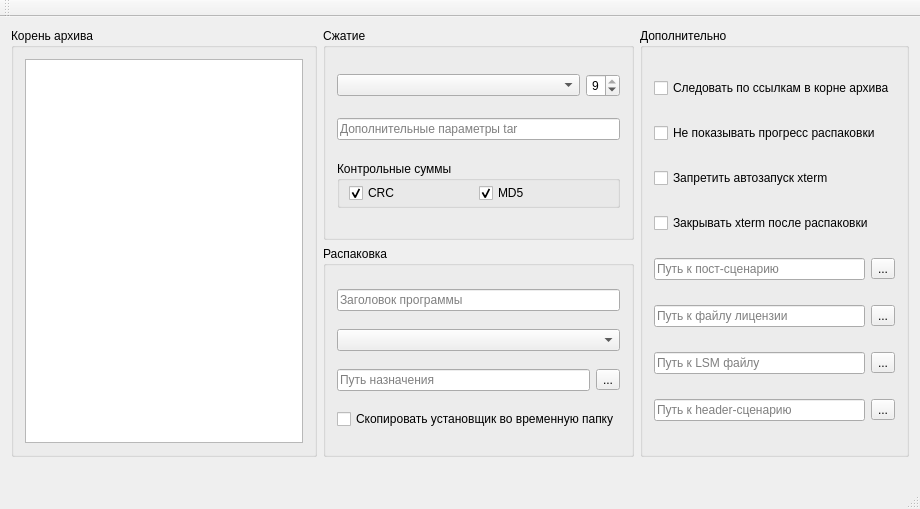
<?xml version="1.0" encoding="UTF-8"?>
<ui version="4.0">
 <class>QMakeSelf</class>
 <widget class="QMainWindow" name="QMakeSelf">
  <property name="geometry">
   <rect>
    <x>0</x>
    <y>0</y>
    <width>920</width>
    <height>509</height>
   </rect>
  </property>
  <property name="minimumSize">
   <size>
    <width>920</width>
    <height>509</height>
   </size>
  </property>
  <property name="maximumSize">
   <size>
    <width>920</width>
    <height>509</height>
   </size>
  </property>
  <property name="windowTitle">
   <string>QMakeSelf</string>
  </property>
  <widget class="QWidget" name="wCentral">
   <property name="minimumSize">
    <size>
     <width>920</width>
     <height>445</height>
    </size>
   </property>
   <property name="maximumSize">
    <size>
     <width>920</width>
     <height>451</height>
    </size>
   </property>
   <layout class="QHBoxLayout" name="horizontalLayout" stretch="2,1">
    <item>
     <widget class="QGroupBox" name="gbArhiveRoot">
      <property name="title">
       <string>Корень архива</string>
      </property>
      <layout class="QVBoxLayout" name="verticalLayout_4">
       <item>
        <widget class="QTreeView" name="tvArchiveRoot"/>
       </item>
      </layout>
     </widget>
    </item>
    <item>
     <layout class="QHBoxLayout" name="hl_params">
      <item>
       <layout class="QVBoxLayout" name="vl_main_params">
        <item>
         <widget class="QGroupBox" name="gbCompression">
          <property name="title">
           <string>Сжатие</string>
          </property>
          <layout class="QVBoxLayout" name="verticalLayout">
           <item>
            <layout class="QHBoxLayout" name="hl_comp" stretch="9,1">
             <item>
              <widget class="QComboBox" name="cbCompressionType"/>
             </item>
             <item>
              <widget class="QSpinBox" name="sbCompressionRatio">
               <property name="alignment">
                <set>Qt::AlignCenter</set>
               </property>
               <property name="buttonSymbols">
                <enum>QAbstractSpinBox::UpDownArrows</enum>
               </property>
               <property name="minimum">
                <number>1</number>
               </property>
               <property name="maximum">
                <number>9</number>
               </property>
               <property name="value">
                <number>9</number>
               </property>
              </widget>
             </item>
            </layout>
           </item>
           <item>
            <widget class="QLineEdit" name="leTarAdditional">
             <property name="placeholderText">
              <string>Дополнительные параметры tar</string>
             </property>
            </widget>
           </item>
           <item>
            <widget class="QGroupBox" name="gbSafeControl">
             <property name="title">
              <string>Контрольные суммы</string>
             </property>
             <layout class="QHBoxLayout" name="horizontalLayout_2">
              <property name="spacing">
               <number>2</number>
              </property>
              <property name="sizeConstraint">
               <enum>QLayout::SetMaximumSize</enum>
              </property>
              <property name="leftMargin">
               <number>9</number>
              </property>
              <property name="topMargin">
               <number>2</number>
              </property>
              <property name="bottomMargin">
               <number>2</number>
              </property>
              <item>
               <widget class="QCheckBox" name="cbCRC">
                <property name="text">
                 <string>CRC</string>
                </property>
                <property name="checked">
                 <bool>true</bool>
                </property>
               </widget>
              </item>
              <item>
               <widget class="QCheckBox" name="cbMD5">
                <property name="text">
                 <string>MD5</string>
                </property>
                <property name="checked">
                 <bool>true</bool>
                </property>
               </widget>
              </item>
             </layout>
            </widget>
           </item>
          </layout>
         </widget>
        </item>
        <item>
         <widget class="QGroupBox" name="gbUnpack">
          <property name="title">
           <string>Распаковка</string>
          </property>
          <layout class="QVBoxLayout" name="verticalLayout_2">
           <item>
            <widget class="QLineEdit" name="leLabel">
             <property name="placeholderText">
              <string>Заголовок программы</string>
             </property>
            </widget>
           </item>
           <item>
            <widget class="QComboBox" name="cbUnpackType"/>
           </item>
           <item>
            <layout class="QHBoxLayout" name="hl_extract_path" stretch="9,1">
             <item>
              <widget class="QLineEdit" name="leDestination">
               <property name="placeholderText">
                <string>Путь назначения</string>
               </property>
              </widget>
             </item>
             <item>
              <widget class="QToolButton" name="tbSelectPath">
               <property name="text">
                <string>...</string>
               </property>
               <property name="icon">
                <iconset resource="res.qrc">
                 <normaloff>:/pic/add.png</normaloff>:/pic/add.png</iconset>
               </property>
              </widget>
             </item>
            </layout>
           </item>
           <item>
            <widget class="QCheckBox" name="cbCopyToTemporary">
             <property name="text">
              <string>Скопировать установщик во временную папку</string>
             </property>
            </widget>
           </item>
          </layout>
         </widget>
        </item>
       </layout>
      </item>
      <item>
       <widget class="QGroupBox" name="gbAdditional">
        <property name="title">
         <string>Дополнительно</string>
        </property>
        <layout class="QVBoxLayout" name="verticalLayout_3">
         <item>
          <widget class="QCheckBox" name="cbFollowSymLinks">
           <property name="text">
            <string>Следовать по ссылкам в корне архива</string>
           </property>
          </widget>
         </item>
         <item>
          <widget class="QCheckBox" name="cbUnpackProgress">
           <property name="enabled">
            <bool>true</bool>
           </property>
           <property name="text">
            <string>Не показывать прогресс распаковки</string>
           </property>
           <property name="checked">
            <bool>false</bool>
           </property>
          </widget>
         </item>
         <item>
          <widget class="QCheckBox" name="cbXtermAuto">
           <property name="text">
            <string>Запретить автозапуск xterm</string>
           </property>
           <property name="checked">
            <bool>false</bool>
           </property>
          </widget>
         </item>
         <item>
          <widget class="QCheckBox" name="cbXtermClose">
           <property name="text">
            <string>Закрывать xterm после распаковки</string>
           </property>
           <property name="checked">
            <bool>false</bool>
           </property>
          </widget>
         </item>
         <item>
          <layout class="QHBoxLayout" name="hl_initscript_path" stretch="9,1">
           <item>
            <widget class="QLineEdit" name="leDestinationInitScript">
             <property name="placeholderText">
              <string>Путь к пост-сценарию</string>
             </property>
            </widget>
           </item>
           <item>
            <widget class="QToolButton" name="tbSelectPathInitScript">
             <property name="text">
              <string>...</string>
             </property>
             <property name="icon">
              <iconset resource="res.qrc">
               <normaloff>:/pic/add.png</normaloff>:/pic/add.png</iconset>
             </property>
            </widget>
           </item>
          </layout>
         </item>
         <item>
          <layout class="QHBoxLayout" name="hl_license_path" stretch="9,1">
           <item>
            <widget class="QLineEdit" name="leDestinationLicense">
             <property name="placeholderText">
              <string>Путь к файлу лицензии</string>
             </property>
            </widget>
           </item>
           <item>
            <widget class="QToolButton" name="tbSelectPathLicense">
             <property name="text">
              <string>...</string>
             </property>
             <property name="icon">
              <iconset resource="res.qrc">
               <normaloff>:/pic/add.png</normaloff>:/pic/add.png</iconset>
             </property>
            </widget>
           </item>
          </layout>
         </item>
         <item>
          <layout class="QHBoxLayout" name="hl_lsm_path" stretch="9,1">
           <item>
            <widget class="QLineEdit" name="leDestinationLSM">
             <property name="placeholderText">
              <string>Путь к LSM файлу</string>
             </property>
            </widget>
           </item>
           <item>
            <widget class="QToolButton" name="tbSelectPathLSM">
             <property name="text">
              <string>...</string>
             </property>
             <property name="icon">
              <iconset resource="res.qrc">
               <normaloff>:/pic/add.png</normaloff>:/pic/add.png</iconset>
             </property>
            </widget>
           </item>
          </layout>
         </item>
         <item>
          <layout class="QHBoxLayout" name="hl_header_path" stretch="9,1">
           <item>
            <widget class="QLineEdit" name="leDestinationHeader">
             <property name="placeholderText">
              <string>Путь к header-сценарию</string>
             </property>
            </widget>
           </item>
           <item>
            <widget class="QToolButton" name="tbSelectPathHeader">
             <property name="text">
              <string>...</string>
             </property>
             <property name="icon">
              <iconset resource="res.qrc">
               <normaloff>:/pic/add.png</normaloff>:/pic/add.png</iconset>
             </property>
            </widget>
           </item>
          </layout>
         </item>
        </layout>
       </widget>
      </item>
     </layout>
    </item>
   </layout>
  </widget>
  <widget class="QMenuBar" name="mbMenuBar">
   <property name="geometry">
    <rect>
     <x>0</x>
     <y>0</y>
     <width>920</width>
     <height>27</height>
    </rect>
   </property>
  </widget>
  <widget class="QToolBar" name="tbToolBar">
   <attribute name="toolBarArea">
    <enum>TopToolBarArea</enum>
   </attribute>
   <attribute name="toolBarBreak">
    <bool>false</bool>
   </attribute>
  </widget>
  <widget class="QStatusBar" name="spStatusBar"/>
 </widget>
 <layoutdefault spacing="6" margin="11"/>
 <resources>
  <include location="res.qrc"/>
 </resources>
 <connections/>
</ui>
